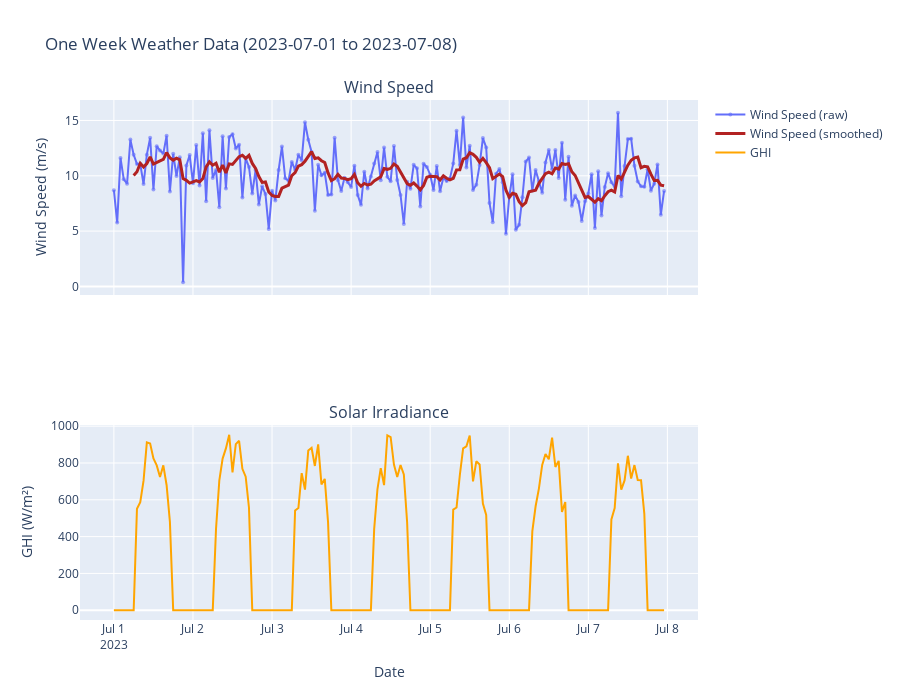

Notebook cell for this chart:
### Markdown cell above
## 6. Time Series Visualization

### Code cell
# Plot one week of data
import datetime as dt

# use Python date objects to compare with the timestamp's date
start_date = dt.date(2023, 7, 1)
end_date = dt.date(2023, 7, 8)

# compare the date part of the timestamp to avoid type mismatch
df_week = df_sample.filter(
    (pl.col("timestamp").dt.date() >= start_date) &
    (pl.col("timestamp").dt.date() < end_date)
)

# --- Data hygiene to avoid plotting jumps ---
# Ensure timestamp is datetime and wind speed is numeric, then sort by timestamp
df_week = (
    df_week
    .with_columns([
        pl.col("timestamp").cast(pl.Datetime).alias("timestamp"),
        pl.col("wind_speed_mps").cast(pl.Float64).alias("wind_speed_mps")
    ])
    .drop_nulls(["timestamp", "wind_speed_mps"]) 
    .sort("timestamp")
)

# Remove implausible outliers (adjust thresholds if needed)
df_week = df_week.filter((pl.col("wind_speed_mps") >= 0) & (pl.col("wind_speed_mps") <= 40))

# Add a smoothed wind speed (rolling mean) to help visualize the trend
# window size is in rows; tune as needed (e.g., 5, 15)
df_week = df_week.with_columns(
    pl.col("wind_speed_mps").rolling_mean(window_size=7).alias("wind_speed_smooth")
)

# Quick debugging output (head + info) to inspect remaining anomalies — you can remove these after verifying
print("df_week shape:", df_week.shape)
print(df_week.select([pl.col("timestamp").head(5), pl.col("wind_speed_mps").head(5), pl.col("wind_speed_smooth").head(5)]))

# Plot
fig = make_subplots(
    rows=2, cols=1,
    subplot_titles=("Wind Speed", "Solar Irradiance"),
    shared_xaxes=True
)

# Raw (points + lines) and smoothed line for wind speed
fig.add_trace(
    go.Scatter(
        x=df_week['timestamp'], y=df_week['wind_speed_mps'],
        mode='markers+lines', name='Wind Speed (raw)',
        marker=dict(size=4, opacity=0.6)
    ),
    row=1, col=1
)

fig.add_trace(
    go.Scatter(
        x=df_week['timestamp'], y=df_week['wind_speed_smooth'],
        mode='lines', name='Wind Speed (smoothed)',
        line=dict(width=3, color='firebrick')
    ),
    row=1, col=1
)

# Solar irradiance (GHI) as before
fig.add_trace(
    go.Scatter(x=df_week['timestamp'], y=df_week['ghi'], 
               mode='lines', name='GHI', line=dict(color='orange')),
    row=2, col=1
)

fig.update_xaxes(title_text="Date", row=2, col=1)
fig.update_yaxes(title_text="Wind Speed (m/s)", row=1, col=1)
fig.update_yaxes(title_text="GHI (W/m²)", row=2, col=1)

fig.update_layout(height=700, title_text=f"One Week Weather Data ({start_date} to {end_date})")
fig.show()

### Figure 1 — Plotly figure (JSON) as saved in the notebook; plotly's stock layout.template omitted (floating-point values rounded to 4 significant figures; data arrays with more than 128 entries replaced by an {"elided": "..."} marker saying what was removed)
{"data": [{"marker": {"opacity": 0.6, "size": 4}, "mode": "markers+lines", "name": "Wind Speed (raw)", "type": "scatter", "x": {"elided": "168 str values"}, "xaxis": "x", "y": {"elided": "168 float values"}, "yaxis": "y"}, {"line": {"color": "firebrick", "width": 3}, "mode": "lines", "name": "Wind Speed (smoothed)", "type": "scatter", "x": {"elided": "168 str values"}, "xaxis": "x", "y": {"elided": "168 float values"}, "yaxis": "y"}, {"line": {"color": "orange"}, "mode": "lines", "name": "GHI", "type": "scatter", "x": {"elided": "168 str values"}, "xaxis": "x2", "y": {"elided": "168 float values"}, "yaxis": "y2"}], "layout": {"annotations": [{"font": {"size": 16}, "showarrow": false, "text": "Wind Speed", "x": 0.5, "xanchor": "center", "xref": "paper", "y": 1, "yanchor": "bottom", "yref": "paper"}, {"font": {"size": 16}, "showarrow": false, "text": "Solar Irradiance", "x": 0.5, "xanchor": "center", "xref": "paper", "y": 0.375, "yanchor": "bottom", "yref": "paper"}], "height": 700, "title": {"text": "One Week Weather Data (2023-07-01 to 2023-07-08)"}, "xaxis": {"anchor": "y", "domain": [0, 1], "matches": "x2", "showticklabels": false}, "xaxis2": {"anchor": "y2", "domain": [0, 1], "title": {"text": "Date"}}, "yaxis": {"anchor": "x", "domain": [0.625, 1], "title": {"text": "Wind Speed (m/s)"}}, "yaxis2": {"anchor": "x2", "domain": [0, 0.375], "title": {"text": "GHI (W/m²)"}}}}
